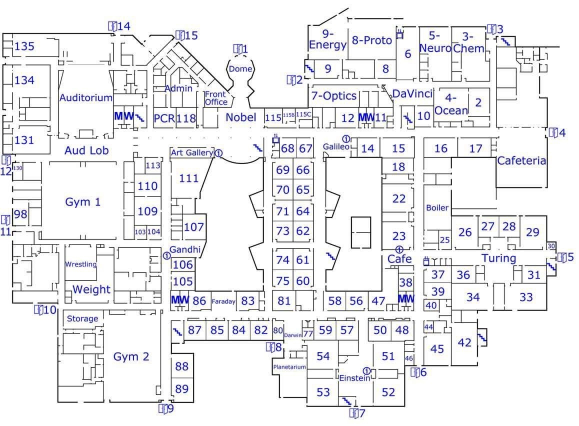
#> input picture images/floor1.jpg, 1157 x 852 px (shown at 1/2 size)
$ python initial_tesseract_try.py
#> lines starting #> are read from the running program, lines starting #| are printed output that depends on the picture; after the words box and inside, x2 and y2 are one past the last pixel; in counts of white or black regions, pixels touching at a corner belong together
import cv2 as cv
import pytesseract
from PIL import Image

pytesseract.pytesseract.tesseract_cmd = r"C:\Program Files\Tesseract-OCR\tesseract"

# Grayscale, Gaussian blur, Otsu's threshold
image = cv.imread("images/floor1.jpg")
#> image is the input picture: shape (852, 1157, 3); mean B, G, R 238.2, 235.8, 235.9
image2 = image.copy()
gray = cv.cvtColor(image, cv.COLOR_BGR2GRAY)
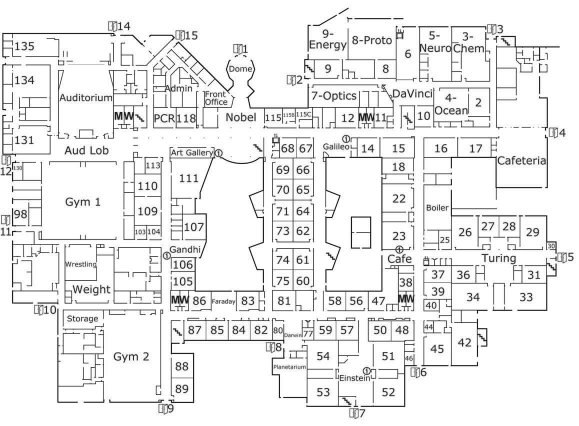
#> gray: shape (852, 1157) (shown at 1/2 size); min 0, max 255, mean 236.1
blur = cv.GaussianBlur(gray, (3,3), 0)
thresh = cv.threshold(blur, 0, 255, cv.THRESH_BINARY_INV + cv.THRESH_OTSU)[1]
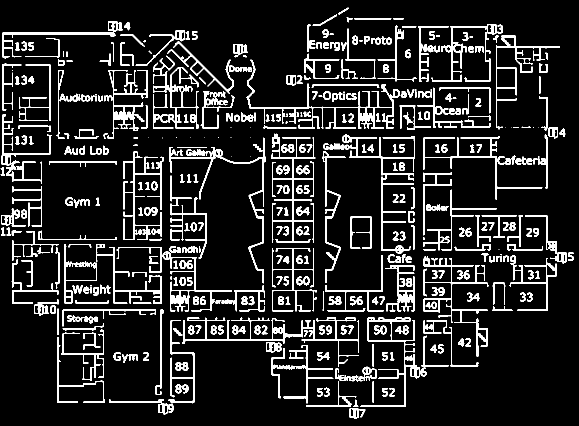
#> thresh: shape (852, 1157) (shown at 1/2 size); 12.3% white; 486 white regions (31 under 20 px), largest, box (x1, y1, x2, y2) and area: (492, 119, 800, 257) 4200, (364, 635, 718, 733) 3542, (846, 513, 977, 714) 2950

# Morph open to remove noise and invert image
kernel = cv.getStructuringElement(cv.MORPH_RECT, (3,3))
opening = cv.morphologyEx(thresh, cv.MORPH_OPEN, kernel, iterations=1)
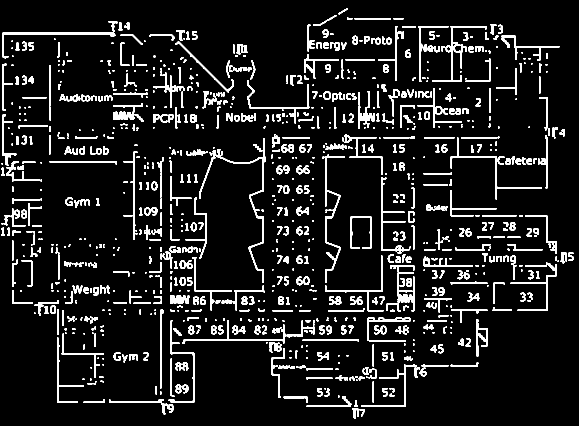
#> opening: shape (852, 1157) (shown at 1/2 size); 9.4% white; 1040 white regions (381 under 20 px), largest, box (x1, y1, x2, y2) and area: (398, 276, 532, 566) 1948, (650, 309, 690, 566) 1349, (772, 545, 829, 623) 1125
invert = 255 - opening
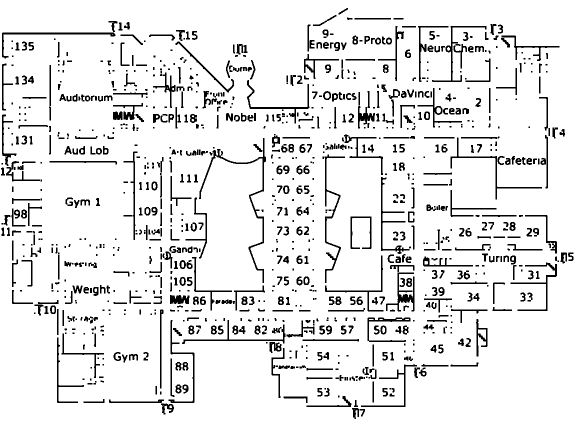
#> invert: shape (852, 1157) (shown at 1/2 size); 90.6% white; 1040 black regions (381 under 20 px), largest, box (x1, y1, x2, y2) and area: (398, 276, 532, 566) 1948, (650, 309, 690, 566) 1349, (772, 545, 829, 623) 1125
# cv.imshow("Begin", invert)

# Add boxes using pytesseract

pil_img = Image.open("images/floor1.jpg")
pil_img2 = pil_img.copy()
h, w, c = image.shape
#> h = 852; w = 1157; c = 3

#> (the run stopped early here; a loop or call above may not have finished)

$ run again, with images/floor2.jpg copied over images/floor1.jpg
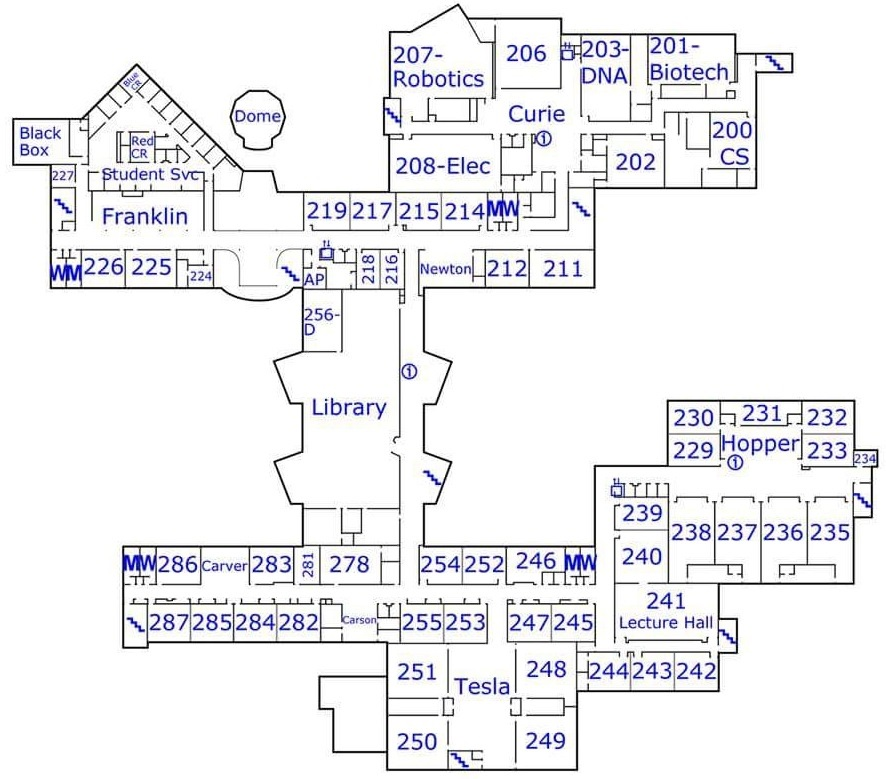
#> input picture images/floor2.jpg, 886 x 779 px
#> image is the input picture: shape (779, 886, 3); mean B, G, R 240.5, 238.2, 238.2
#> `thresh = cv.threshold(blur, 0, 255, cv.THRESH_BINARY_INV + cv.THRESH_O..`:
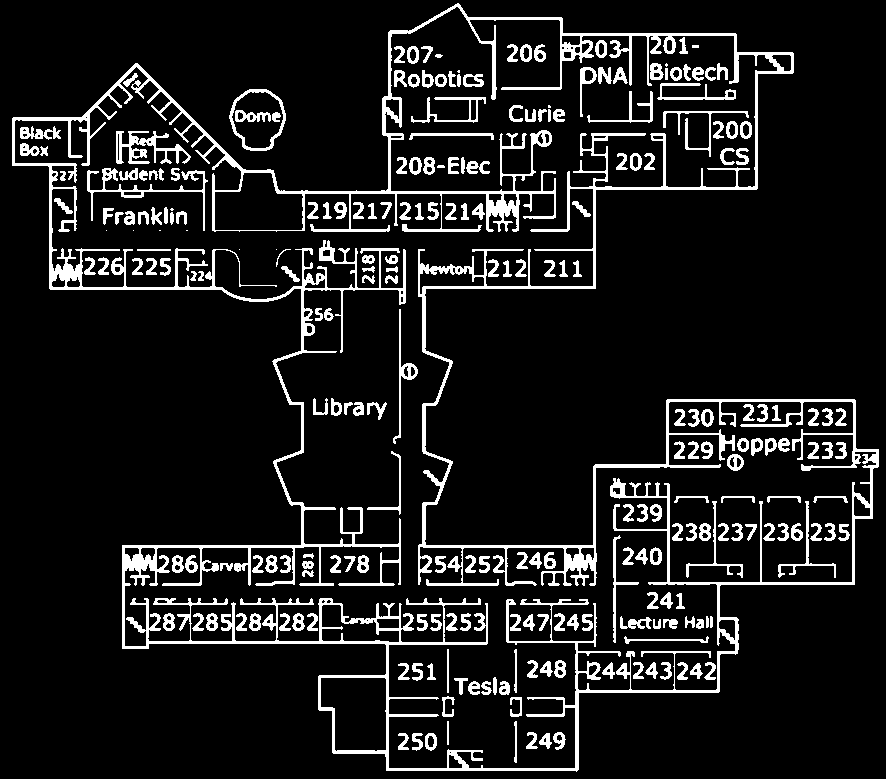
#> thresh: shape (779, 886); 10.4% white; 253 white regions (10 under 20 px), largest, box (x1, y1, x2, y2) and area: (12, 3, 879, 772) 42093, (116, 131, 191, 164) 973, (87, 168, 208, 231) 919
#> `opening = cv.morphologyEx(thresh, cv.MORPH_OPEN, kernel, iterations=1)`:
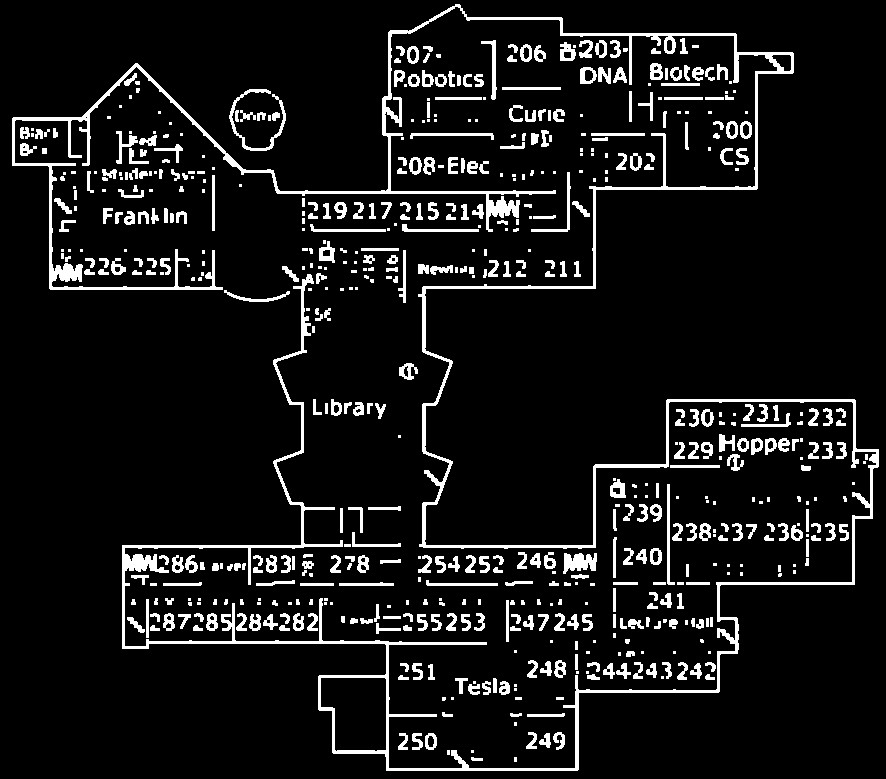
#> opening: shape (779, 886); 8.4% white; 625 white regions (210 under 20 px), largest, box (x1, y1, x2, y2) and area: (12, 4, 879, 771) 22123, (229, 89, 286, 151) 561, (563, 553, 597, 574) 484

$ run again, with images/map.JPG copied over images/floor1.jpg
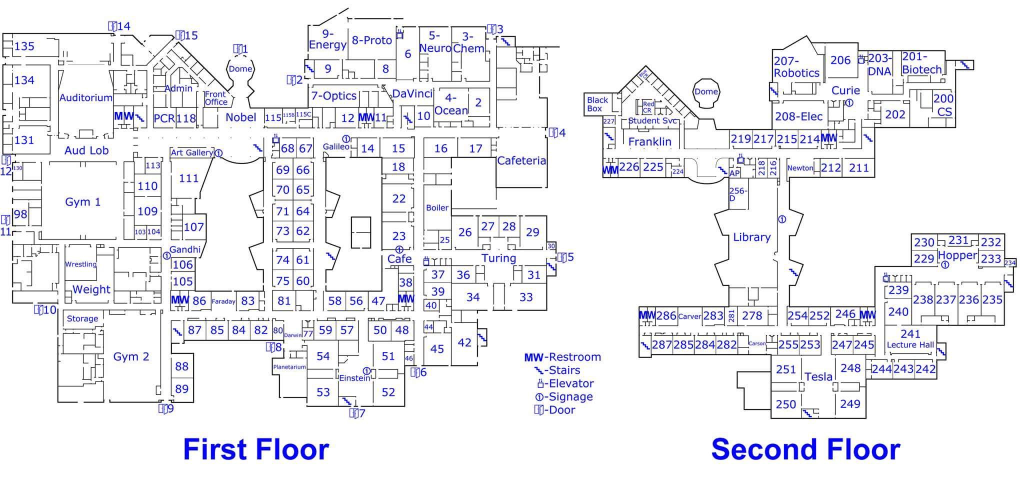
#> input picture images/map.JPG, 2048 x 990 px (shown at 1/2 size)
#> image is the input picture: shape (990, 2048, 3); mean B, G, R 242, 238.2, 238.3
#> `thresh = cv.threshold(blur, 0, 255, cv.THRESH_BINARY_INV + cv.THRESH_O..`:
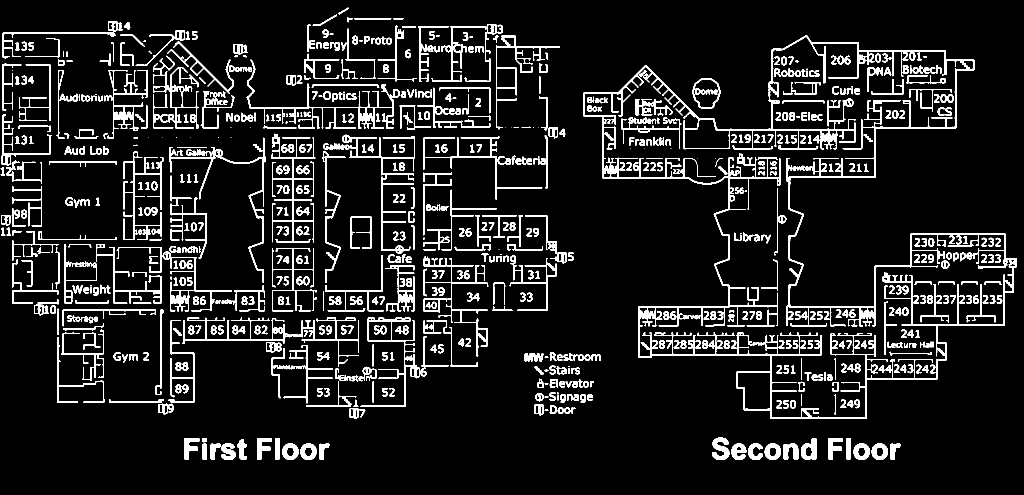
#> thresh: shape (990, 2048) (shown at 1/2 size); 10% white; 834 white regions (45 under 20 px), largest, box (x1, y1, x2, y2) and area: (1167, 70, 2034, 838) 40842, (492, 119, 800, 257) 4035, (364, 635, 718, 733) 3468
#> opening: shape (990, 2048); 7.6% white; 1868 white regions (744 under 20 px), largest, box (x1, y1, x2, y2) and area: (1277, 71, 2034, 838) 14974, (1167, 130, 1711, 357) 4632, (433, 276, 532, 565) 1527
#> `invert = 255 - opening`:
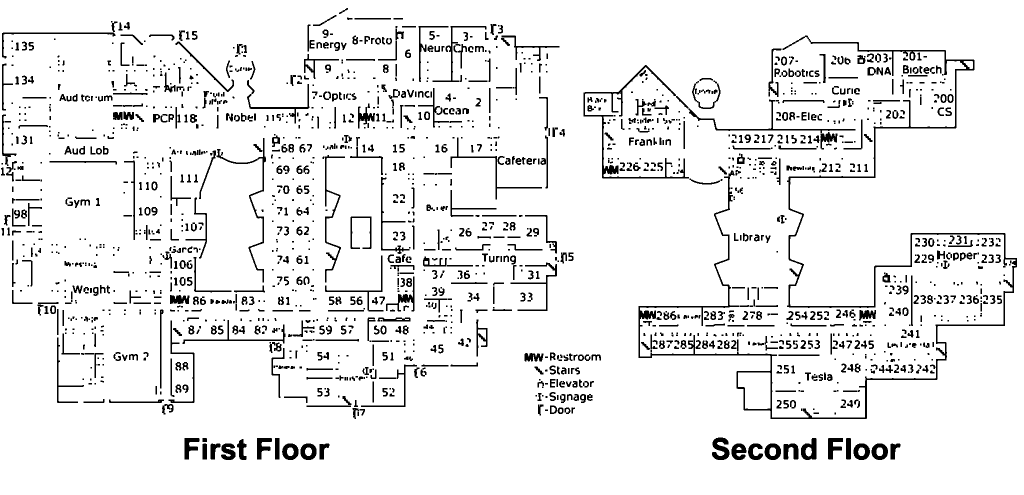
#> invert: shape (990, 2048) (shown at 1/2 size); 92.4% white; 1868 black regions (744 under 20 px), largest, box (x1, y1, x2, y2) and area: (1277, 71, 2034, 838) 14974, (1167, 130, 1711, 357) 4632, (433, 276, 532, 565) 1527
